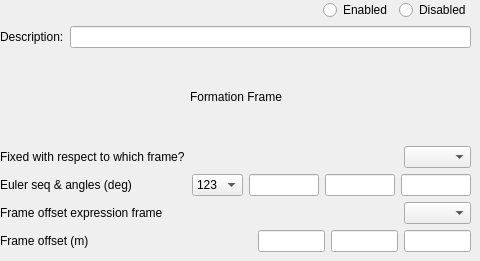
    <widget class="QWidget" name="orbTabGeneral">
     <attribute name="title">
      <string>General</string>
     </attribute>
     <widget class="QWidget" name="verticalLayoutWidget_2">
      <property name="geometry">
       <rect>
        <x>0</x>
        <y>0</y>
        <width>471</width>
        <height>252</height>
       </rect>
      </property>
      <layout class="QVBoxLayout" name="verticalLayout_2">
       <item>
        <layout class="QHBoxLayout" name="horizontalLayout_3">
         <item>
          <widget class="QLabel" name="label_38">
           <property name="text">
            <string/>
           </property>
          </widget>
         </item>
         <item>
          <spacer name="horizontalSpacer">
           <property name="orientation">
            <enum>Qt::Horizontal</enum>
           </property>
           <property name="sizeHint" stdset="0">
            <size>
             <width>40</width>
             <height>20</height>
            </size>
           </property>
          </spacer>
         </item>
         <item>
          <widget class="QRadioButton" name="orbEnabled_on">
           <property name="text">
            <string>Enabled</string>
           </property>
          </widget>
         </item>
         <item>
          <widget class="QRadioButton" name="orbEnabled_off">
           <property name="text">
            <string>Disabled</string>
           </property>
          </widget>
         </item>
        </layout>
       </item>
       <item>
        <layout class="QHBoxLayout" name="horizontalLayout_41">
         <item>
          <widget class="QLabel" name="label_35">
           <property name="text">
            <string>Description:</string>
           </property>
          </widget>
         </item>
         <item>
          <widget class="QLineEdit" name="orbDescription"/>
         </item>
        </layout>
       </item>
       <item>
        <layout class="QHBoxLayout" name="horizontalLayout_8">
         <item>
          <spacer name="horizontalSpacer_4">
           <property name="orientation">
            <enum>Qt::Horizontal</enum>
           </property>
           <property name="sizeHint" stdset="0">
            <size>
             <width>40</width>
             <height>20</height>
            </size>
           </property>
          </spacer>
         </item>
         <item>
          <widget class="QLabel" name="label">
           <property name="text">
            <string>Formation Frame</string>
           </property>
          </widget>
         </item>
         <item>
          <spacer name="horizontalSpacer_5">
           <property name="orientation">
            <enum>Qt::Horizontal</enum>
           </property>
           <property name="sizeHint" stdset="0">
            <size>
             <width>40</width>
             <height>20</height>
            </size>
           </property>
          </spacer>
         </item>
        </layout>
       </item>
       <item>
        <layout class="QHBoxLayout" name="horizontalLayout_7">
         <item>
          <widget class="QLabel" name="label_2">
           <property name="text">
            <string>Fixed with respect to which frame?</string>
           </property>
          </widget>
         </item>
         <item>
          <spacer name="horizontalSpacer_3">
           <property name="orientation">
            <enum>Qt::Horizontal</enum>
           </property>
           <property name="sizeHint" stdset="0">
            <size>
             <width>40</width>
             <height>20</height>
            </size>
           </property>
          </spacer>
         </item>
         <item>
          <widget class="QComboBox" name="orbFormFrame">
           <property name="minimumSize">
            <size>
             <width>67</width>
             <height>0</height>
            </size>
           </property>
           <property name="maximumSize">
            <size>
             <width>67</width>
             <height>16777215</height>
            </size>
           </property>
          </widget>
         </item>
        </layout>
       </item>
       <item>
        <layout class="QHBoxLayout" name="horizontalLayout_5">
         <item>
          <widget class="QLabel" name="label_4">
           <property name="text">
            <string>Euler seq &amp; angles (deg)</string>
           </property>
          </widget>
         </item>
         <item>
          <spacer name="horizontalSpacer_2">
           <property name="orientation">
            <enum>Qt::Horizontal</enum>
           </property>
           <property name="sizeHint" stdset="0">
            <size>
             <width>40</width>
             <height>20</height>
            </size>
           </property>
          </spacer>
         </item>
         <item>
          <widget class="QComboBox" name="orbFormFrameEulerSeq">
           <property name="maximumSize">
            <size>
             <width>67</width>
             <height>16777215</height>
            </size>
           </property>
           <item>
            <property name="text">
             <string>123</string>
            </property>
           </item>
           <item>
            <property name="text">
             <string>231</string>
            </property>
           </item>
           <item>
            <property name="text">
             <string>312</string>
            </property>
           </item>
           <item>
            <property name="text">
             <string>132</string>
            </property>
           </item>
           <item>
            <property name="text">
             <string>213</string>
            </property>
           </item>
           <item>
            <property name="text">
             <string>321</string>
            </property>
           </item>
           <item>
            <property name="text">
             <string>121</string>
            </property>
           </item>
           <item>
            <property name="text">
             <string>131</string>
            </property>
           </item>
           <item>
            <property name="text">
             <string>212</string>
            </property>
           </item>
           <item>
            <property name="text">
             <string>232</string>
            </property>
           </item>
           <item>
            <property name="text">
             <string>313</string>
            </property>
           </item>
           <item>
            <property name="text">
             <string>323</string>
            </property>
           </item>
          </widget>
         </item>
         <item>
          <widget class="QLineEdit" name="orbFormFrameEuler_1">
           <property name="minimumSize">
            <size>
             <width>70</width>
             <height>0</height>
            </size>
           </property>
           <property name="maximumSize">
            <size>
             <width>70</width>
             <height>16777215</height>
            </size>
           </property>
          </widget>
         </item>
         <item>
          <widget class="QLineEdit" name="orbFormFrameEuler_2">
           <property name="minimumSize">
            <size>
             <width>70</width>
             <height>0</height>
            </size>
           </property>
           <property name="maximumSize">
            <size>
             <width>70</width>
             <height>16777215</height>
            </size>
           </property>
          </widget>
         </item>
         <item>
          <widget class="QLineEdit" name="orbFormFrameEuler_3">
           <property name="minimumSize">
            <size>
             <width>70</width>
             <height>0</height>
            </size>
           </property>
           <property name="maximumSize">
            <size>
             <width>70</width>
             <height>16777215</height>
            </size>
           </property>
          </widget>
         </item>
        </layout>
       </item>
       <item>
        <layout class="QHBoxLayout" name="horizontalLayout_9">
         <item>
          <widget class="QLabel" name="label_3">
           <property name="text">
            <string>Frame offset expression frame</string>
           </property>
          </widget>
         </item>
         <item>
          <spacer name="horizontalSpacer_6">
           <property name="orientation">
            <enum>Qt::Horizontal</enum>
           </property>
           <property name="sizeHint" stdset="0">
            <size>
             <width>40</width>
             <height>20</height>
            </size>
           </property>
          </spacer>
         </item>
         <item>
          <widget class="QComboBox" name="orbFormOrigin">
           <property name="minimumSize">
            <size>
             <width>67</width>
             <height>0</height>
            </size>
           </property>
           <property name="maximumSize">
            <size>
             <width>67</width>
             <height>16777215</height>
            </size>
           </property>
          </widget>
         </item>
        </layout>
       </item>
       <item>
        <layout class="QHBoxLayout" name="horizontalLayout_4">
         <item>
          <widget class="QLabel" name="label_5">
           <property name="text">
            <string>Frame offset (m)</string>
           </property>
          </widget>
         </item>
         <item>
          <spacer name="horizontalSpacer_7">
           <property name="orientation">
            <enum>Qt::Horizontal</enum>
           </property>
           <property name="sizeHint" stdset="0">
            <size>
             <width>40</width>
             <height>20</height>
            </size>
           </property>
          </spacer>
         </item>
         <item>
          <widget class="QLineEdit" name="orbFormOriginPos_1">
           <property name="minimumSize">
            <size>
             <width>67</width>
             <height>0</height>
            </size>
           </property>
           <property name="maximumSize">
            <size>
             <width>67</width>
             <height>16777215</height>
            </size>
           </property>
          </widget>
         </item>
         <item>
          <widget class="QLineEdit" name="orbFormOriginPos_2">
           <property name="minimumSize">
            <size>
             <width>67</width>
             <height>0</height>
            </size>
           </property>
           <property name="maximumSize">
            <size>
             <width>67</width>
             <height>16777215</height>
            </size>
           </property>
          </widget>
         </item>
         <item>
          <widget class="QLineEdit" name="orbFormOriginPos_3">
           <property name="minimumSize">
            <size>
             <width>67</width>
             <height>0</height>
            </size>
           </property>
           <property name="maximumSize">
            <size>
             <width>67</width>
             <height>16777215</height>
            </size>
           </property>
          </widget>
         </item>
        </layout>
       </item>
      </layout>
     </widget>
    </widget>
